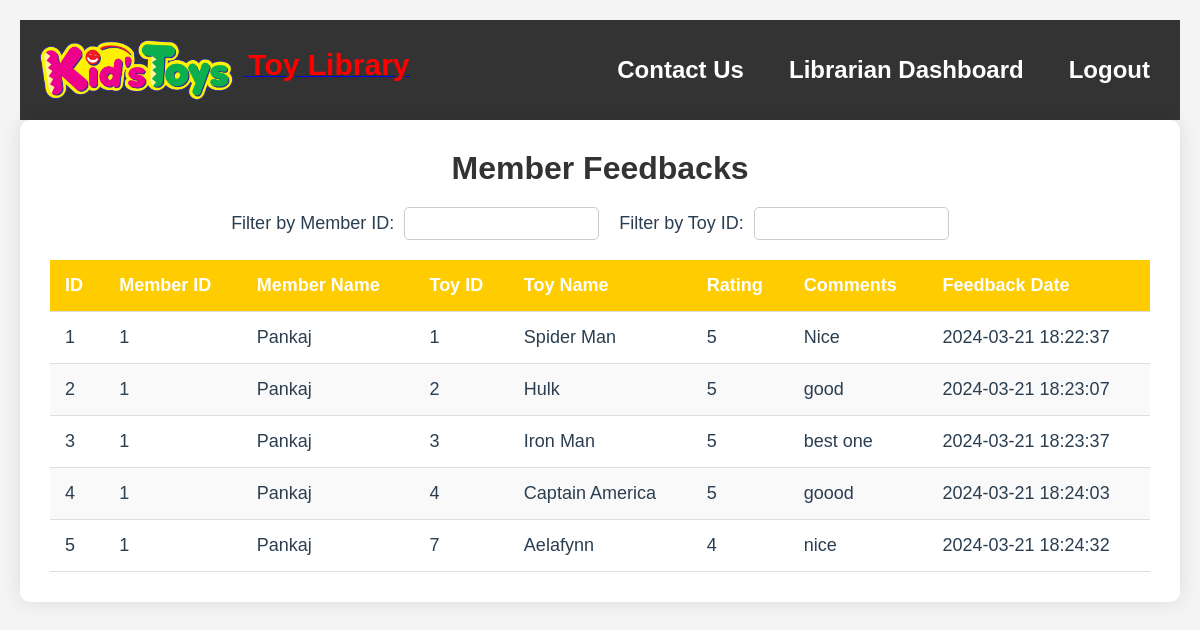
The page /librarian/view_feedbacks.php (signed in) on the database its author committed.
### tables this page shows
CREATE TABLE `feedbacks` (
  `id` int(11) NOT NULL,
  `member_id` int(11) NOT NULL,
  `toy_id` int(11) NOT NULL,
  `rating` int(11) NOT NULL,
  `ease_of_use_rating` int(11) DEFAULT NULL,
  `toy_condition_rating` int(11) DEFAULT NULL,
  `overall_satisfaction_rating` int(11) DEFAULT NULL,
  `comments` text DEFAULT NULL,
  `improvement_suggestions` text DEFAULT NULL,
  `feedback_date` timestamp NOT NULL DEFAULT current_timestamp()
);

CREATE TABLE `members` (
  `id` int(11) NOT NULL,
  `username` varchar(50) NOT NULL,
  `password` varchar(255) NOT NULL,
  `full_name` varchar(100) NOT NULL,
  `email` varchar(100) NOT NULL,
  `date_of_birth` date NOT NULL,
  `address` varchar(255) NOT NULL,
  `contact_number` varchar(20) NOT NULL,
  `deposit` decimal(10,2) NOT NULL,
  `profile_picture` varchar(255) DEFAULT NULL,
  `registration_date` timestamp NOT NULL DEFAULT current_timestamp()
);

CREATE TABLE `toys` (
  `id` int(11) NOT NULL,
  `toy_name` varchar(100) NOT NULL,
  `description` text DEFAULT NULL,
  `category` varchar(50) NOT NULL,
  `quantity` int(11) NOT NULL,
  `available_quantity` int(11) NOT NULL,
  `image_url` varchar(255) DEFAULT NULL,
  `type` enum('Regular','Premium') NOT NULL
);

### librarian/view_feedbacks.php (the view, shortened to what this page needs)
<?php
    require "../db_connect.php";
    require "header_librarian.php";
    $query = $con->query("SELECT f.*, m.full_name, t.toy_name FROM feedbacks f
              JOIN members m ON f.member_id = m.id
              JOIN toys t ON f.toy_id = t.id");
    $feedbacks = $query->fetch_all(MYSQLI_ASSOC);
?>
<!DOCTYPE html>
<html lang="en">
<head>
    <link rel="stylesheet" type="text/css" href="../css/global_styles.css" />
</head>
<body>
    <div class="container">
        <h2>Member Feedbacks</h2>
        <div class="filter-container">
            <label for="filter-member-id">Filter by Member ID:</label>
            <input type="text" id="filter-member-id" oninput="applyFilters()">
            <label for="filter-toy-id">Filter by Toy ID:</label>
            <input type="text" id="filter-toy-id" oninput="applyFilters()">
        </div>
        <table>
            <thead>
                <tr>
                    <th>ID</th>
                    <th>Member ID</th>
                    <th>Member Name</th>
                    <th>Toy ID</th>
                    <th>Toy Name</th>
                    <th>Rating</th>
                    <th>Comments</th>
                    <th>Feedback Date</th>
                </tr>
            </thead>
            <tbody id="feedbacks-table-body">
                <?php foreach ($feedbacks as $feedback): ?>
                    <tr>
                        <td><?= $feedback['id'] ?></td>
                        <td><?= $feedback['member_id'] ?></td>
                        <td><?= $feedback['full_name'] ?></td>
                        <td><?= $feedback['toy_id'] ?></td>
                        <td><?= $feedback['toy_name'] ?></td>
                        <td><?= $feedback['rating'] ?></td>
                        <td><?= $feedback['comments'] ?></td>
                        <td><?= $feedback['feedback_date'] ?></td>
                    </tr>
                <?php endforeach; ?>
            </tbody>
        </table>
    </div>
</body>
</html>

### css/global_styles.css (style rules this page uses)
*, *::after, *::before { -webkit-box-sizing: border-box; -moz-box-sizing: border-box; box-sizing: border-box; }
html { font-size: 62.5%; }
body { font-size: 1.8rem; font-family: "Open Sans", sans-serif; color: #2b3e51; background-color: #ffffff; }

### librarian/header_librarian.php (style rules this page uses)
body { margin: 0; font-family: 'Open Sans', sans-serif; background-color: #f4f4f4; }

### librarian/view_feedbacks.php (style rules this page uses)
body { font-family: Arial, sans-serif; background-color: #f4f4f4; margin: 0; padding: 20px; }
.container { max-width: 1200px; margin: 0 auto; background-color: #fff; border-radius: 10px; box-shadow: 0 0 20px rgba(0, 0, 0, 0.1); padding: 30px; }
h2 { margin-top: 0; font-size: 32px; color: #333; text-align: center; margin-bottom: 20px; }
table { width: 100%; border-collapse: collapse; margin-top: 20px; }
thead { background-color: #ffcc00; color: #fff; }
th, td { padding: 15px; border-bottom: 1px solid #ddd; text-align: left; }
th { font-weight: bold; }
tbody tr:nth-child(even) { background-color: #f9f9f9; }
.filter-container { margin-top: 20px; display: flex; align-items: center; justify-content: center; }
.filter-container label { margin-right: 10px; }
.filter-container input { margin-right: 20px; padding: 8px; border: 1px solid #ccc; border-radius: 5px; }

### rows shown on the page
feedbacks: id "1", member "1", member.full_name "Pankaj", toy "1", toy.toy_name "Spider Man", rating "5", comments "Nice", feedback_date "2024-03-21 18:22:37"
feedbacks: id "2", member "1", member.full_name "Pankaj", toy "2", toy.toy_name "Hulk", rating "5", comments "good", feedback_date "2024-03-21 18:23:07"
feedbacks: id "3", member "1", member.full_name "Pankaj", toy "3", toy.toy_name "Iron Man", rating "5", comments "best one", feedback_date "2024-03-21 18:23:37"
feedbacks: id "4", member "1", member.full_name "Pankaj", toy "4", toy.toy_name "Captain America", rating "5", comments "goood", feedback_date "2024-03-21 18:24:03"
feedbacks: id "5", member "1", member.full_name "Pankaj", toy "7", toy.toy_name "Aelafynn", rating "4", comments "nice", feedback_date "2024-03-21 18:24:32"
